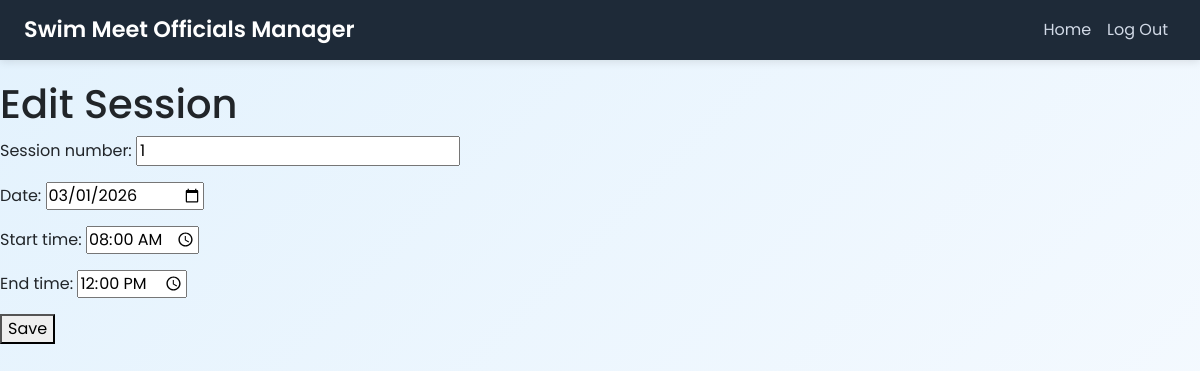
Page /edit_session/1/ (signed in) on the committed database.
### meets/models.py (models this page shows, shortened)
class Session(models.Model):
    meet = models.ForeignKey(
        Meet,
        on_delete=models.CASCADE,
        related_name='sessions'
    )
    session_number = models.PositiveIntegerField(default=1)
    date = models.DateField()
    start_time = models.TimeField()
    end_time = models.TimeField()
    join_code = models.CharField(max_length=10, editable=False, default='')
    class Meta:
        unique_together = ("meet", "session_number")
        ordering = ["session_number"]

### meets/views.py (the view)
# urls.py: path('edit_session/<int:session_id>/', views.edit_session, name='edit_session'),
@login_required
def edit_session(request, session_id):
    session = get_object_or_404(Session, pk=session_id)
    if request.method == 'POST':
        form = SessionEditForm(request.POST, instance=session)
        if form.is_valid():
            form.save()
            return redirect('session-home', session_id=session.id)
    else:
        form = SessionEditForm(instance=session)
    return render(request, 'meets/edit_session.html', {'form': form, 'session': session})

### meets/forms.py
class SessionEditForm(forms.ModelForm):
    class Meta:
        model = Session
        fields = ['session_number', 'date', 'start_time', 'end_time']
        widgets = {
            'date': forms.DateInput(attrs={'type': 'date'}),
            'start_time': forms.TimeInput(attrs={'type': 'time'}),
            'end_time': forms.TimeInput(attrs={'type': 'time'})
        }

### meets/templates/meets/edit_session.html (shortened to what this page needs)
{% extends 'meets/layout.html' %}
{% block body %}
    <h1>Edit Session</h1>
    <form method="post">
        {{ form.as_p }}
        <button type="submit">Save</button>
    </form>
{% endblock %}

### meets/static/styles.css (style rules this page uses)
body { background: linear-gradient(to right, #eef2f7, #dde6f2); }

### meets/templates/meets/layout.html (style rules this page uses)
body { font-family: 'Poppins', sans-serif; background: linear-gradient(135deg, #e3f2fd, #f8fbff); min-height: 100vh; }

### rows in the picture
Session: session_number "1", date "03/01/2026", start_time "08:00:00", end_time "12:00:00"
